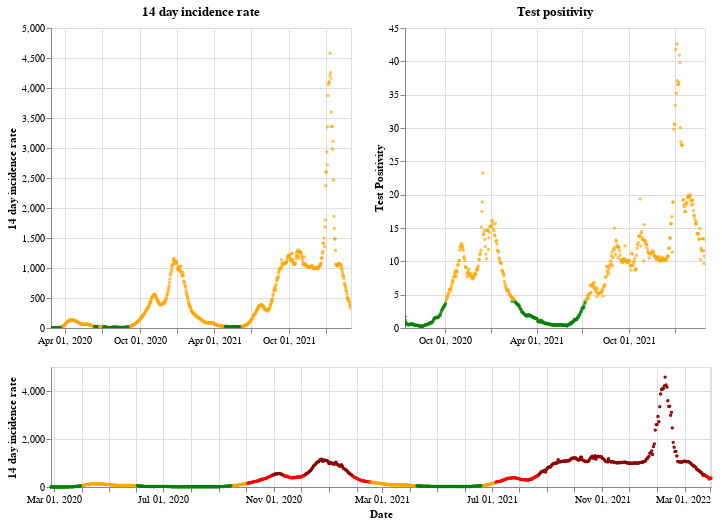

The notebook cell this image was saved under:
### Markdown cell above
## Wales

### Code cell
plot_traffic_light('Wales')

### Figure 1 — Vega-Lite specification as saved in the notebook (floating-point values rounded to 4 significant figures; data arrays with more than 128 entries replaced by an {"elided": "..."} marker saying what was removed)
{"config": {"view": {"continuousWidth": 400, "continuousHeight": 300}}, "vconcat": [{"hconcat": [{"mark": {"type": "point", "size": 2}, "encoding": {"color": {"condition": {"value": "green", "test": "(datum.twoWeeklyCasesRate <= 25)"}, "value": "orange"}, "tooltip": [{"type": "nominal", "field": "areaName"}, {"type": "temporal", "field": "date"}, {"type": "quantitative", "field": "twoWeeklyCasesRate"}, {"type": "quantitative", "field": "testPositivity"}], "x": {"type": "temporal", "axis": {"title": ""}, "field": "date", "scale": {"domain": {"selection": "DateBrush"}}, "timeUnit": "yearmonthdate"}, "y": {"type": "quantitative", "axis": {"title": "14 day incidence rate"}, "field": "twoWeeklyCasesRate"}}, "title": "14 day incidence rate", "width": 300}, {"mark": {"type": "point", "size": 2}, "encoding": {"color": {"condition": {"value": "green", "test": "(datum.testPositivity <= 4)"}, "value": "orange"}, "tooltip": [{"type": "nominal", "field": "areaName"}, {"type": "temporal", "field": "date"}, {"type": "quantitative", "field": "twoWeeklyCasesRate"}, {"type": "quantitative", "field": "testPositivity"}], "x": {"type": "temporal", "axis": {"title": ""}, "field": "date", "scale": {"domain": {"selection": "DateBrush"}}, "timeUnit": "yearmonthdate"}, "y": {"type": "quantitative", "axis": {"title": "Test Positivity"}, "field": "testPositivity"}}, "title": "Test positivity", "width": 300}]}, {"layer": [{"mark": {"type": "point", "size": 2}, "encoding": {"color": {"condition": {"value": "orange", "test": "(((datum.testPositivity < 4) && (datum.twoWeeklyCasesRate >= 50)) && (datum.twoWeeklyCasesRate < 200))"}, "value": "red"}, "opacity": {"condition": {"value": 1, "test": "((datum.twoWeeklyCasesRate >= 50) && (datum.twoWeeklyCasesRate < 500))"}, "value": 0}, "tooltip": [{"type": "nominal", "field": "areaName"}, {"type": "temporal", "field": "date"}, {"type": "quantitative", "field": "twoWeeklyCasesRate"}, {"type": "quantitative", "field": "testPositivity"}], "x": {"type": "temporal", "axis": {"title": "Date"}, "field": "date", "timeUnit": "yearmonthdate"}, "y": {"type": "quantitative", "axis": {"title": "14 day incidence rate"}, "field": "twoWeeklyCasesRate"}}, "selection": {"DateBrush": {"type": "interval", "encodings": ["x"], "fields": ["Time"]}}}, {"mark": {"type": "point", "size": 2}, "encoding": {"color": {"value": "darkred"}, "opacity": {"condition": {"value": 1, "test": "(datum.twoWeeklyCasesRate >= 500)"}, "value": 0}, "tooltip": [{"type": "nominal", "field": "areaName"}, {"type": "temporal", "field": "date"}, {"type": "quantitative", "field": "twoWeeklyCasesRate"}, {"type": "quantitative", "field": "testPositivity"}], "x": {"type": "temporal", "axis": {"title": "Date"}, "field": "date", "timeUnit": "yearmonthdate"}, "y": {"type": "quantitative", "axis": {"title": "14 day incidence rate"}, "field": "twoWeeklyCasesRate"}}}, {"mark": {"type": "point", "size": 2}, "encoding": {"color": {"condition": {"value": "green", "test": "((datum.testPositivity < 4) && (datum.twoWeeklyCasesRate < 50))"}, "value": "orange"}, "opacity": {"condition": {"value": 1, "test": "(datum.twoWeeklyCasesRate < 50)"}, "value": 0}, "tooltip": [{"type": "nominal", "field": "areaName"}, {"type": "temporal", "field": "date"}, {"type": "quantitative", "field": "twoWeeklyCasesRate"}, {"type": "quantitative", "field": "testPositivity"}], "x": {"type": "temporal", "axis": {"title": "Date"}, "field": "date", "timeUnit": "yearmonthdate"}, "y": {"type": "quantitative", "axis": {"title": "14 day incidence rate"}, "field": "twoWeeklyCasesRate"}}}], "height": 120, "width": 660}], "data": {"name": "data-0551e402ceafa3f0162bfe19d4f94e72"}, "$schema": "https://vega.github.io/schema/vega-lite/v4.8.1.json", "datasets": {"data-0551e402ceafa3f0162bfe19d4f94e72": {"elided": "735 records"}}}
